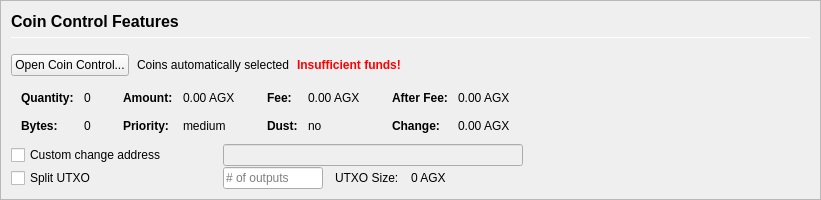
         <widget class="QFrame" name="frameCoinControl">
          <property name="sizePolicy">
           <sizepolicy hsizetype="Expanding" vsizetype="Expanding">
            <horstretch>0</horstretch>
            <verstretch>0</verstretch>
           </sizepolicy>
          </property>
          <property name="maximumSize">
           <size>
            <width>16777215</width>
            <height>16777215</height>
           </size>
          </property>
          <property name="frameShape">
           <enum>QFrame::StyledPanel</enum>
          </property>
          <property name="frameShadow">
           <enum>QFrame::Sunken</enum>
          </property>
          <layout class="QVBoxLayout" name="verticalLayoutCoinControl2">
           <property name="spacing">
            <number>0</number>
           </property>
           <property name="leftMargin">
            <number>0</number>
           </property>
           <property name="topMargin">
            <number>0</number>
           </property>
           <property name="rightMargin">
            <number>0</number>
           </property>
           <property name="bottomMargin">
            <number>0</number>
           </property>
           <item>
            <widget class="QFrame" name="frameCoinControl_BG">
             <layout class="QVBoxLayout" name="verticalLayoutCoinControl" stretch="0,0,0,0,0,0">
              <property name="spacing">
               <number>1</number>
              </property>
              <property name="leftMargin">
               <number>10</number>
              </property>
              <property name="topMargin">
               <number>10</number>
              </property>
              <item>
               <layout class="QHBoxLayout" name="horizontalLayoutCoinControl1">
                <property name="bottomMargin">
                 <number>15</number>
                </property>
                <item>
                 <layout class="QVBoxLayout" name="verticalLayout_3">
                  <property name="spacing">
                   <number>6</number>
                  </property>
                  <item>
                   <widget class="QLabel" name="labelCoinControlFeatures">
                    <property name="sizePolicy">
                     <sizepolicy hsizetype="Preferred" vsizetype="Maximum">
                      <horstretch>0</horstretch>
                      <verstretch>0</verstretch>
                     </sizepolicy>
                    </property>
                    <property name="minimumSize">
                     <size>
                      <width>0</width>
                      <height>20</height>
                     </size>
                    </property>
                    <property name="font">
                     <font>
                      <pointsize>12</pointsize>
                      <weight>75</weight>
                      <bold>true</bold>
                     </font>
                    </property>
                    <property name="styleSheet">
                     <string notr="true">font-weight:bold;</string>
                    </property>
                    <property name="text">
                     <string>Coin Control Features</string>
                    </property>
                   </widget>
                  </item>
                  <item>
                   <widget class="Line" name="line">
                    <property name="minimumSize">
                     <size>
                      <width>0</width>
                      <height>1</height>
                     </size>
                    </property>
                    <property name="maximumSize">
                     <size>
                      <width>16777215</width>
                      <height>1</height>
                     </size>
                    </property>
                    <property name="orientation">
                     <enum>Qt::Horizontal</enum>
                    </property>
                   </widget>
                  </item>
                 </layout>
                </item>
               </layout>
              </item>
              <item>
               <layout class="QHBoxLayout" name="horizontalLayoutCoinControl2" stretch="0,0,0,0">
                <property name="spacing">
                 <number>8</number>
                </property>
                <property name="bottomMargin">
                 <number>10</number>
                </property>
                <item>
                 <widget class="QPushButton" name="pushButtonCoinControl">
                  <property name="styleSheet">
                   <string notr="true"/>
                  </property>
                  <property name="text">
                   <string>Open Coin Control...</string>
                  </property>
                  <property name="autoDefault">
                   <bool>false</bool>
                  </property>
                 </widget>
                </item>
                <item>
                 <widget class="QLabel" name="labelCoinControlAutomaticallySelected">
                  <property name="text">
                   <string>Coins automatically selected</string>
                  </property>
                  <property name="margin">
                   <number>5</number>
                  </property>
                 </widget>
                </item>
                <item>
                 <widget class="QLabel" name="labelCoinControlInsuffFunds">
                  <property name="font">
                   <font>
                    <weight>75</weight>
                    <bold>true</bold>
                   </font>
                  </property>
                  <property name="styleSheet">
                   <string notr="true">color:red;font-weight:bold;</string>
                  </property>
                  <property name="text">
                   <string>Insufficient funds!</string>
                  </property>
                  <property name="margin">
                   <number>5</number>
                  </property>
                 </widget>
                </item>
                <item>
                 <spacer name="horizontalSpacerCoinControl">
                  <property name="orientation">
                   <enum>Qt::Horizontal</enum>
                  </property>
                  <property name="sizeHint" stdset="0">
                   <size>
                    <width>40</width>
                    <height>1</height>
                   </size>
                  </property>
                 </spacer>
                </item>
               </layout>
              </item>
              <item>
               <widget class="QWidget" name="widgetCoinControl" native="true">
                <property name="sizePolicy">
                 <sizepolicy hsizetype="Preferred" vsizetype="Preferred">
                  <horstretch>0</horstretch>
                  <verstretch>0</verstretch>
                 </sizepolicy>
                </property>
                <property name="minimumSize">
                 <size>
                  <width>0</width>
                  <height>0</height>
                 </size>
                </property>
                <property name="styleSheet">
                 <string notr="true"/>
                </property>
                <layout class="QHBoxLayout" name="horizontalLayoutCoinControl5">
                 <property name="leftMargin">
                  <number>0</number>
                 </property>
                 <property name="topMargin">
                  <number>0</number>
                 </property>
                 <property name="rightMargin">
                  <number>0</number>
                 </property>
                 <property name="bottomMargin">
                  <number>0</number>
                 </property>
                 <item>
                  <layout class="QHBoxLayout" name="horizontalLayoutCoinControl3" stretch="0,0,0,1">
                   <property name="spacing">
                    <number>20</number>
                   </property>
                   <property name="topMargin">
                    <number>0</number>
                   </property>
                   <property name="bottomMargin">
                    <number>10</number>
                   </property>
                   <item>
                    <layout class="QFormLayout" name="formLayoutCoinControl1">
                     <property name="horizontalSpacing">
                      <number>10</number>
                     </property>
                     <property name="verticalSpacing">
                      <number>14</number>
                     </property>
                     <property name="leftMargin">
                      <number>10</number>
                     </property>
                     <property name="topMargin">
                      <number>4</number>
                     </property>
                     <property name="rightMargin">
                      <number>6</number>
                     </property>
                     <item row="0" column="0">
                      <widget class="QLabel" name="labelCoinControlQuantityText">
                       <property name="font">
                        <font>
                         <weight>75</weight>
                         <bold>true</bold>
                        </font>
                       </property>
                       <property name="text">
                        <string>Quantity:</string>
                       </property>
                       <property name="margin">
                        <number>0</number>
                       </property>
                      </widget>
                     </item>
                     <item row="0" column="1">
                      <widget class="QLabel" name="labelCoinControlQuantity">
                       <property name="cursor">
                        <cursorShape>IBeamCursor</cursorShape>
                       </property>
                       <property name="contextMenuPolicy">
                        <enum>Qt::ActionsContextMenu</enum>
                       </property>
                       <property name="text">
                        <string notr="true">0</string>
                       </property>
                       <property name="margin">
                        <number>0</number>
                       </property>
                       <property name="textInteractionFlags">
                        <set>Qt::LinksAccessibleByMouse|Qt::TextSelectableByKeyboard|Qt::TextSelectableByMouse</set>
                       </property>
                      </widget>
                     </item>
                     <item row="1" column="0">
                      <widget class="QLabel" name="labelCoinControlBytesText">
                       <property name="font">
                        <font>
                         <weight>75</weight>
                         <bold>true</bold>
                        </font>
                       </property>
                       <property name="text">
                        <string>Bytes:</string>
                       </property>
                      </widget>
                     </item>
                     <item row="1" column="1">
                      <widget class="QLabel" name="labelCoinControlBytes">
                       <property name="cursor">
                        <cursorShape>IBeamCursor</cursorShape>
                       </property>
                       <property name="contextMenuPolicy">
                        <enum>Qt::ActionsContextMenu</enum>
                       </property>
                       <property name="text">
                        <string notr="true">0</string>
                       </property>
                       <property name="textInteractionFlags">
                        <set>Qt::LinksAccessibleByMouse|Qt::TextSelectableByKeyboard|Qt::TextSelectableByMouse</set>
                       </property>
                      </widget>
                     </item>
                    </layout>
                   </item>
                   <item>
                    <layout class="QFormLayout" name="formLayoutCoinControl2">
                     <property name="horizontalSpacing">
                      <number>10</number>
                     </property>
                     <property name="verticalSpacing">
                      <number>14</number>
                     </property>
                     <property name="leftMargin">
                      <number>6</number>
                     </property>
                     <property name="topMargin">
                      <number>4</number>
                     </property>
                     <property name="rightMargin">
                      <number>6</number>
                     </property>
                     <item row="0" column="0">
                      <widget class="QLabel" name="labelCoinControlAmountText">
                       <property name="font">
                        <font>
                         <weight>75</weight>
                         <bold>true</bold>
                        </font>
                       </property>
                       <property name="text">
                        <string>Amount:</string>
                       </property>
                       <property name="margin">
                        <number>0</number>
                       </property>
                      </widget>
                     </item>
                     <item row="0" column="1">
                      <widget class="QLabel" name="labelCoinControlAmount">
                       <property name="cursor">
                        <cursorShape>IBeamCursor</cursorShape>
                       </property>
                       <property name="contextMenuPolicy">
                        <enum>Qt::ActionsContextMenu</enum>
                       </property>
                       <property name="text">
                        <string notr="true">0.00 AGX</string>
                       </property>
                       <property name="textInteractionFlags">
                        <set>Qt::LinksAccessibleByMouse|Qt::TextSelectableByKeyboard|Qt::TextSelectableByMouse</set>
                       </property>
                      </widget>
                     </item>
                     <item row="1" column="0">
                      <widget class="QLabel" name="labelCoinControlPriorityText">
                       <property name="font">
                        <font>
                         <weight>75</weight>
                         <bold>true</bold>
                        </font>
                       </property>
                       <property name="text">
                        <string>Priority:</string>
                       </property>
                      </widget>
                     </item>
                     <item row="1" column="1">
                      <widget class="QLabel" name="labelCoinControlPriority">
                       <property name="cursor">
                        <cursorShape>IBeamCursor</cursorShape>
                       </property>
                       <property name="contextMenuPolicy">
                        <enum>Qt::ActionsContextMenu</enum>
                       </property>
                       <property name="text">
                        <string>medium</string>
                       </property>
                       <property name="textInteractionFlags">
                        <set>Qt::LinksAccessibleByMouse|Qt::TextSelectableByKeyboard|Qt::TextSelectableByMouse</set>
                       </property>
                      </widget>
                     </item>
                    </layout>
                   </item>
                   <item>
                    <layout class="QFormLayout" name="formLayoutCoinControl3">
                     <property name="horizontalSpacing">
                      <number>10</number>
                     </property>
                     <property name="verticalSpacing">
                      <number>14</number>
                     </property>
                     <property name="leftMargin">
                      <number>6</number>
                     </property>
                     <property name="topMargin">
                      <number>4</number>
                     </property>
                     <property name="rightMargin">
                      <number>6</number>
                     </property>
                     <item row="0" column="0">
                      <widget class="QLabel" name="labelCoinControlFeeText">
                       <property name="font">
                        <font>
                         <weight>75</weight>
                         <bold>true</bold>
                        </font>
                       </property>
                       <property name="text">
                        <string>Fee:</string>
                       </property>
                       <property name="margin">
                        <number>0</number>
                       </property>
                      </widget>
                     </item>
                     <item row="0" column="1">
                      <widget class="QLabel" name="labelCoinControlFee">
                       <property name="cursor">
                        <cursorShape>IBeamCursor</cursorShape>
                       </property>
                       <property name="contextMenuPolicy">
                        <enum>Qt::ActionsContextMenu</enum>
                       </property>
                       <property name="text">
                        <string notr="true">0.00 AGX</string>
                       </property>
                       <property name="textInteractionFlags">
                        <set>Qt::LinksAccessibleByMouse|Qt::TextSelectableByKeyboard|Qt::TextSelectableByMouse</set>
                       </property>
                      </widget>
                     </item>
                     <item row="1" column="0">
                      <widget class="QLabel" name="labelCoinControlLowOutputText">
                       <property name="font">
                        <font>
                         <weight>75</weight>
                         <bold>true</bold>
                        </font>
                       </property>
                       <property name="text">
                        <string>Dust:</string>
                       </property>
                      </widget>
                     </item>
                     <item row="1" column="1">
                      <widget class="QLabel" name="labelCoinControlLowOutput">
                       <property name="cursor">
                        <cursorShape>IBeamCursor</cursorShape>
                       </property>
                       <property name="contextMenuPolicy">
                        <enum>Qt::ActionsContextMenu</enum>
                       </property>
                       <property name="text">
                        <string>no</string>
                       </property>
                       <property name="textInteractionFlags">
                        <set>Qt::LinksAccessibleByMouse|Qt::TextSelectableByKeyboard|Qt::TextSelectableByMouse</set>
                       </property>
                      </widget>
                     </item>
                    </layout>
                   </item>
                   <item>
                    <layout class="QFormLayout" name="formLayoutCoinControl4">
                     <property name="horizontalSpacing">
                      <number>10</number>
                     </property>
                     <property name="verticalSpacing">
                      <number>14</number>
                     </property>
                     <property name="leftMargin">
                      <number>6</number>
                     </property>
                     <property name="topMargin">
                      <number>4</number>
                     </property>
                     <property name="rightMargin">
                      <number>6</number>
                     </property>
                     <item row="0" column="0">
                      <widget class="QLabel" name="labelCoinControlAfterFeeText">
                       <property name="font">
                        <font>
                         <weight>75</weight>
                         <bold>true</bold>
                        </font>
                       </property>
                       <property name="text">
                        <string>After Fee:</string>
                       </property>
                       <property name="margin">
                        <number>0</number>
                       </property>
                      </widget>
                     </item>
                     <item row="0" column="1">
                      <widget class="QLabel" name="labelCoinControlAfterFee">
                       <property name="cursor">
                        <cursorShape>IBeamCursor</cursorShape>
                       </property>
                       <property name="contextMenuPolicy">
                        <enum>Qt::ActionsContextMenu</enum>
                       </property>
                       <property name="text">
                        <string notr="true">0.00 AGX</string>
                       </property>
                       <property name="textInteractionFlags">
                        <set>Qt::LinksAccessibleByMouse|Qt::TextSelectableByKeyboard|Qt::TextSelectableByMouse</set>
                       </property>
                      </widget>
                     </item>
                     <item row="1" column="0">
                      <widget class="QLabel" name="labelCoinControlChangeText">
                       <property name="font">
                        <font>
                         <weight>75</weight>
                         <bold>true</bold>
                        </font>
                       </property>
                       <property name="text">
                        <string>Change:</string>
                       </property>
                      </widget>
                     </item>
                     <item row="1" column="1">
                      <widget class="QLabel" name="labelCoinControlChange">
                       <property name="cursor">
                        <cursorShape>IBeamCursor</cursorShape>
                       </property>
                       <property name="contextMenuPolicy">
                        <enum>Qt::ActionsContextMenu</enum>
                       </property>
                       <property name="text">
                        <string notr="true">0.00 AGX</string>
                       </property>
                       <property name="textInteractionFlags">
                        <set>Qt::LinksAccessibleByMouse|Qt::TextSelectableByKeyboard|Qt::TextSelectableByMouse</set>
                       </property>
                      </widget>
                     </item>
                    </layout>
                   </item>
                  </layout>
                 </item>
                </layout>
               </widget>
              </item>
              <item>
               <layout class="QHBoxLayout" name="horizontalLayoutCoinControl4">
                <property name="spacing">
                 <number>12</number>
                </property>
                <property name="sizeConstraint">
                 <enum>QLayout::SetDefaultConstraint</enum>
                </property>
                <property name="topMargin">
                 <number>0</number>
                </property>
                <property name="rightMargin">
                 <number>0</number>
                </property>
                <item>
                 <widget class="QCheckBox" name="checkBoxCoinControlChange">
                  <property name="sizePolicy">
                   <sizepolicy hsizetype="Preferred" vsizetype="Preferred">
                    <horstretch>0</horstretch>
                    <verstretch>0</verstretch>
                   </sizepolicy>
                  </property>
                  <property name="minimumSize">
                   <size>
                    <width>200</width>
                    <height>0</height>
                   </size>
                  </property>
                  <property name="maximumSize">
                   <size>
                    <width>200</width>
                    <height>16777215</height>
                   </size>
                  </property>
                  <property name="toolTip">
                   <string>If this is activated, but the change address is empty or invalid, change will be sent to a newly generated address.</string>
                  </property>
                  <property name="text">
                   <string>Custom change address</string>
                  </property>
                 </widget>
                </item>
                <item>
                 <widget class="QValidatedLineEdit" name="lineEditCoinControlChange">
                  <property name="enabled">
                   <bool>false</bool>
                  </property>
                  <property name="sizePolicy">
                   <sizepolicy hsizetype="Preferred" vsizetype="Preferred">
                    <horstretch>0</horstretch>
                    <verstretch>0</verstretch>
                   </sizepolicy>
                  </property>
                  <property name="minimumSize">
                   <size>
                    <width>300</width>
                    <height>0</height>
                   </size>
                  </property>
                 </widget>
                </item>
                <item>
                 <widget class="QLabel" name="labelCoinControlChangeLabel">
                  <property name="sizePolicy">
                   <sizepolicy hsizetype="Preferred" vsizetype="Preferred">
                    <horstretch>0</horstretch>
                    <verstretch>0</verstretch>
                   </sizepolicy>
                  </property>
                  <property name="minimumSize">
                   <size>
                    <width>100</width>
                    <height>0</height>
                   </size>
                  </property>
                  <property name="text">
                   <string/>
                  </property>
                  <property name="margin">
                   <number>3</number>
                  </property>
                 </widget>
                </item>
               </layout>
              </item>
              <item>
               <layout class="QHBoxLayout" name="horizontalLayoutCoinControl6">
                <property name="spacing">
                 <number>12</number>
                </property>
                <property name="rightMargin">
                 <number>0</number>
                </property>
                <item>
                 <widget class="QCheckBox" name="splitBlockCheckBox">
                  <property name="sizePolicy">
                   <sizepolicy hsizetype="Preferred" vsizetype="Preferred">
                    <horstretch>0</horstretch>
                    <verstretch>0</verstretch>
                   </sizepolicy>
                  </property>
                  <property name="minimumSize">
                   <size>
                    <width>200</width>
                    <height>0</height>
                   </size>
                  </property>
                  <property name="maximumSize">
                   <size>
                    <width>200</width>
                    <height>16777215</height>
                   </size>
                  </property>
                  <property name="text">
                   <string>Split UTXO</string>
                  </property>
                 </widget>
                </item>
                <item>
                 <widget class="QLineEdit" name="splitBlockLineEdit">
                  <property name="sizePolicy">
                   <sizepolicy hsizetype="Preferred" vsizetype="Preferred">
                    <horstretch>50</horstretch>
                    <verstretch>0</verstretch>
                   </sizepolicy>
                  </property>
                  <property name="minimumSize">
                   <size>
                    <width>100</width>
                    <height>0</height>
                   </size>
                  </property>
                  <property name="maximumSize">
                   <size>
                    <width>100</width>
                    <height>16777215</height>
                   </size>
                  </property>
                  <property name="placeholderText">
                   <string># of outputs</string>
                  </property>
                 </widget>
                </item>
                <item>
                 <widget class="QLabel" name="labelBlockSizeText">
                  <property name="text">
                   <string>UTXO Size:</string>
                  </property>
                 </widget>
                </item>
                <item>
                 <widget class="QLabel" name="labelBlockSize">
                  <property name="text">
                   <string>0 AGX</string>
                  </property>
                 </widget>
                </item>
                <item>
                 <spacer name="horizontalSpacer_7">
                  <property name="orientation">
                   <enum>Qt::Horizontal</enum>
                  </property>
                  <property name="sizeHint" stdset="0">
                   <size>
                    <width>40</width>
                    <height>20</height>
                   </size>
                  </property>
                 </spacer>
                </item>
               </layout>
              </item>
              <item>
               <spacer name="verticalSpacerCoinControl">
                <property name="orientation">
                 <enum>Qt::Vertical</enum>
                </property>
                <property name="sizeHint" stdset="0">
                 <size>
                  <width>800</width>
                  <height>1</height>
                 </size>
                </property>
               </spacer>
              </item>
             </layout>
            </widget>
           </item>
          </layout>
         </widget>
